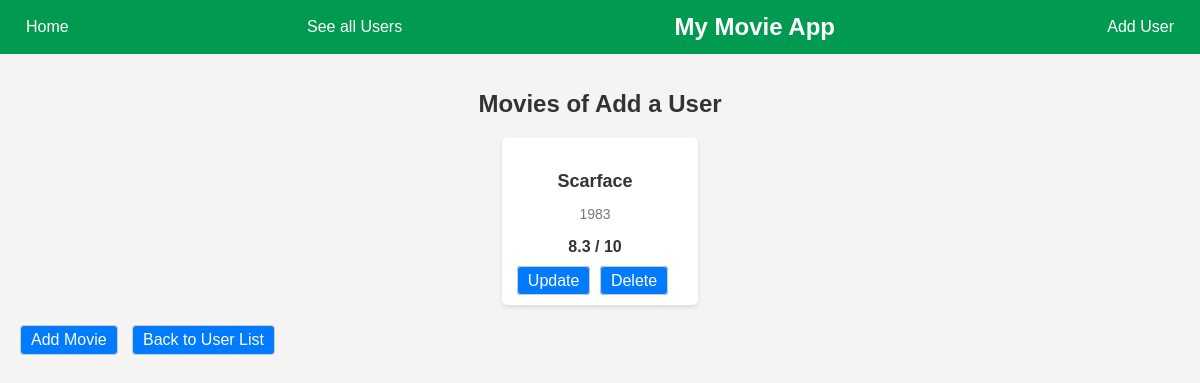
The page /users/4 on the database its author committed.
### storage/sqlite_data_manager.py (models this page shows)
        class User(self.db.Model):
            id = self.db.Column(self.db.Integer, primary_key=True)
            name = self.db.Column(self.db.String(80), unique=True, nullable=False)
            movies = self.db.relationship('Movie', backref='user', lazy=True)

        class Movie(self.db.Model):
            id = self.db.Column(self.db.Integer, primary_key=True)
            title = self.db.Column(self.db.String(120), nullable=False)
            director = self.db.Column(self.db.String(120))
            year = self.db.Column(self.db.Integer)
            rating = self.db.Column(self.db.Float)
            poster_url = self.db.Column(self.db.String(255))
            imdb_id = self.db.Column(self.db.String(20))
            user_id = self.db.Column(self.db.Integer, self.db.ForeignKey('user.id'), nullable=False)

### app.py (the view)
@app.route('/users/<int:user_id>')
def user_movies(user_id):
    user = data_manager.get_user_by_id(user_id)
    movies = data_manager.get_movies_by_user(user_id)
    return render_template('user_movies.html', user=user, movies=movies)

### storage/sqlite_data_manager.py (called while the page is built)
    def _convert_to_dict(self, db_object):
        return {col.name: getattr(db_object, col.name) for col in db_object.__table__.columns}

    def get_user_by_id(self, user_id):
        user = self.User.query.get(user_id)
        if user:
            return self._convert_to_dict(user)
        return None

    def get_movies_by_user(self, user_id):
        movies = self.Movie.query.filter_by(user_id=user_id).all()
        return [self._convert_to_dict(movie) for movie in movies]

### templates/user_movies.html (shortened to what this page needs)
{% extends 'base.html' %}
{% block content %}
    <div class="user-movies">
        <h1>Movies of {{ user.name }}</h1>
        <div class="movie-grid">
            {% for movie in movies %}
                <div class="movie">
                    <div class="movie-details">
                        <p class="movie-title">{{ movie.title }}</p>
                        <p class="movie-year">{{ movie.year }}</p>
                        <p class="movie-rating">{{ movie.rating }} / 10</p>
                        <a href="{{ url_for('update_movie', user_id=user.id, movie_id=movie.id) }}">Update</a>
                        <a href="{{ url_for('delete_movie', user_id=user.id, movie_id=movie.id) }}">Delete</a>
                    </div>
                </div>
            {% endfor %}
        </div>
        <a href="{{ url_for('add_movie', user_id=user.id) }}" class="add-movie-link">Add Movie</a>
        <a href="{{ url_for('users_list') }}" class="back-link">Back to User List</a>
    </div>
{% endblock %}

### static/style.css (style rules this page uses)
body { background: #f4f4f4; color: #333; font-family: 'Arial', sans-serif; margin: 0; padding: 0; }
h1 { text-align: center; font-size: 24px; margin-bottom: 20px; }
.movie-grid { display: flex; justify-content: center; flex-wrap: wrap; gap: 20px; }
.movie { background: white; border-radius: 5px; padding: 15px; box-shadow: 0 2px 4px rgba(0, 0, 0, 0.1); max-width: 200px; text-align: center; transition: all 0.3s ease; }
.movie-title { font-size: 18px; font-weight: bold; margin-bottom: 5px; }
.movie-year { font-size: 14px; color: #777; margin-bottom: 5px; }
.movie-rating { font-size: 16px; font-weight: bold; }
.user-movies { font-family: 'Arial', sans-serif; }
.user-movies h1 { font-size: 24px; margin-bottom: 20px; text-align: center; }
.user-movies .movie-details { flex-grow: 1; margin-right: 10px; }
.user-movies a { text-decoration: none; padding: 5px 10px; border: 1px solid #ccc; border-radius: 4px; margin-right: 5px; background-color: #007bff; color: white; transition: background-color 0.3s ease; }
.user-movies .add-movie-link { display: inline-block; margin-top: 20px; margin-right: 10px; }
.user-movies .back-link { display: inline-block; margin-top: 20px; }

### rows shown on the page
User: name "Add a User"
Movie: title "Scarface", year "1983", rating "8.3"
